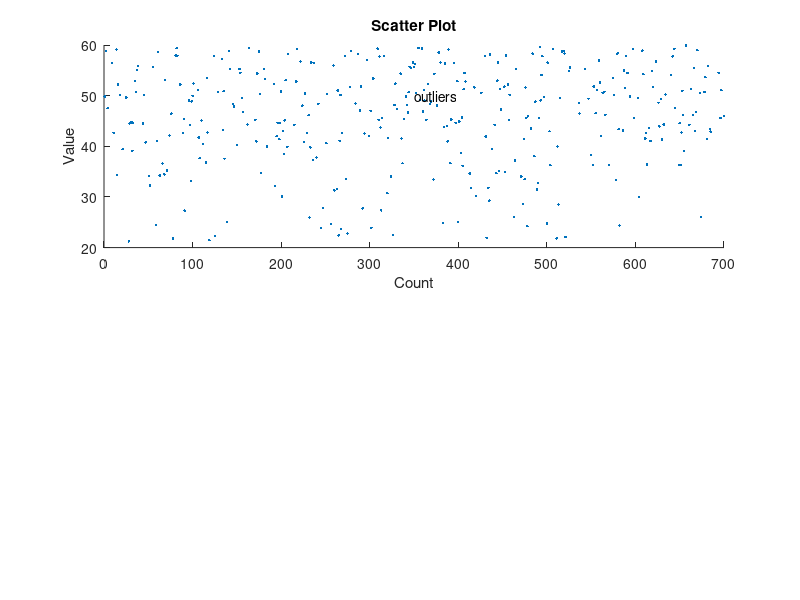

MATLAB code for this plot: (Note: this script raises an error after producing the figure.)
%Emmanuel S Akosah                                 


data = load('tiny_data.txt');

%Scatter plot
subplot(2,1,1);

x = 1: length(data);
x = x';
s = std(data);
m = mean(data);
scatter(x,data,'.');
axis([0,700,20,60]);
hold on
text(350,50,'outliers');
xlabel('Count');
ylabel('Value');
title('Scatter Plot');

% mean line
ml = refline([0 m]);

% std lines
sl1 = refline([0 (2.5*s + m)]);
sl2 = refline([0 (m - (2.5*s))]);
out = data >= m + 2.5*s;
data2 = data;
data2(~out) = 0;
scatter(x,data2,40,'o');

hold off

% Histogram 1
subplot(2,3,4)
histogram(data)
axis([25,55,0,175]);
hold on
xlabel('Value');
ylabel('Number');
title('Histogram 1');

%mean line
ml2 = 1:200;
ml2 = ml2';
ml2(:) = m;
%fprintf('%f',m)
y = 1:200;
y = y';
plot(ml2,y,'--k')

% std lines
ml2(:) = (m + 2.5*s);
plot(ml2,y,':k')
ml2(:) = (m - 2.5*s);
plot(ml2,y,':k')


hold off

% Histogram 2
subplot(2,3,5);
data = data(~out);
m = mean(data)
%fprintf('%f',m)
histogram(data,10);
hold on
xlabel('Value');
ylabel('Number');
title('Histogram 2');


% mean line
ml2(:) = m;
plot(ml2,y,'--m')

% std lines
s = std(data);
ml2(:) = (m + 2.5*s);
plot(ml2,y,':m')
ml2(:) = (m - 2.5*s);
plot(ml2,y,':m')

hold off


% Histogram 3
subplot(2,3,6)
histogram(data,70);
axis([26,40,0,30]);
hold on
xlabel('Value');
ylabel('Number');
title('Histogram 3');

% mean line
ml2(:) = m;
plot(ml2,y,'--m')

% std lines
ml2(:) = (m + 2.5*s);
plot(ml2,y,':m')
ml2(:) = (m - 2.5*s);
plot(ml2,y,':m')
hold off